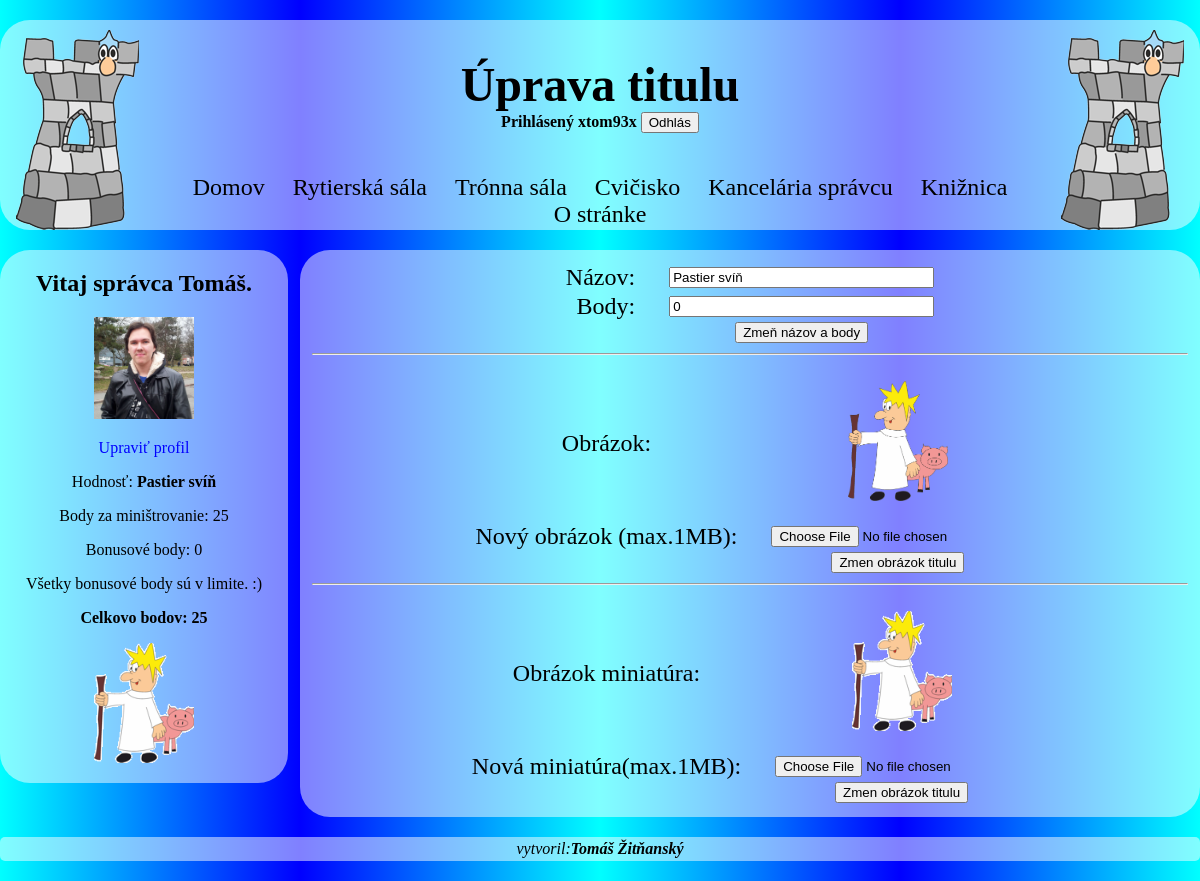
The app's page /uprav_level.php?id=3 (signed in) with its own data.
### tables this page shows
CREATE TABLE IF NOT EXISTS `levels` (
  `id_lvl` int(11) NOT NULL AUTO_INCREMENT,
  `obrazok` varchar(255) NOT NULL,
  `obrazok_mini` varchar(255) NOT NULL,
  `body` int(11) NOT NULL,
  `nazov` varchar(255) NOT NULL,
  PRIMARY KEY (`id_lvl`)
);

### uprav_level.php (the view, shortened to what this page needs)
<?php
include("_funkcie.php");
if (isset($_SESSION['user'])){
  include('osobny.php');
  if (substr($_SESSION['user']['admin'],2,1)){
    ?>
    <div class=hlavny><main>
    <?php
    if (!isset($_GET['id']) || !$level=daj_level_vsetko($_GET['id'])){
      ?>
      <h2>Titul sa nenašiel.</h2>
      </main></div>
      <?php
    }else{
    ?>
      <table>
      <form method=post>
        <tr><td class=opis_pole><label for=nazov>Názov:</label></td>
          <td><input type=text size=30 id=nazov name=nazov value='<?php if (isset($_POST['nazov'])) echo $_POST['nazov']; else echo $level['nazov'];?>' required></td></tr>
        <tr><td class=opis_pole><label for=body>Body:</label></td>
          <td><input type=text size=30 id=body name=body value='<?php if (isset($_POST['body'])) echo $_POST['body']; else echo $level['body'];?>' required></td></tr>
        <tr><td></td><td><input type=submit name=zmen_titul value="Zmeň názov a body"></td></tr>
      </form>
      </table>
      <hr>
      <table>
      <form method=post enctype="multipart/form-data">
        <tr><td><label>Obrázok:</label></td>
          <td><a href='obr/<?php echo $level['obrazok'];?>'><figure><img class='img_small' src='obr/<?php echo $level['obrazok'];?>'></figure></a></td></tr>
        <tr><td><label for=obrazok>Nový obrázok (max.1MB):</label></td>
          <td><input type="file" name="obrazok" id="obrazok" accept='image/jpg,image/jpeg,image/gif,image/png' required></td></tr>
        <tr><td></td><td><input type=submit name=zmen_obrazok value='Zmen obrázok titulu'></td></tr>
      </form>
      </table>
      <hr>
      <table>
      <form method=post enctype="multipart/form-data">
        <tr><td><label>Obrázok miniatúra:</label></td>
          <td><a href='obr/<?php echo $level['obrazok_mini'];?>'><figure><img class='img_small' src='obr/<?php echo $level['obrazok_mini'];?>'></figure></a></td></tr>
        <tr><td><label for=obrazok_mini>Nová miniatúra(max.1MB):</label></td>
          <td><input type="file" name="obrazok_mini" id="obrazok_mini" accept='image/jpg,image/jpeg,image/gif,image/png' required></td></tr>
        <tr><td></td><td><input type=submit name=zmen_obrazok_mini value='Zmen obrázok titulu'></td></tr>
      </form>
      </table>
    </main></div>
    <?php
  }
  }else include('no_entry.php');
}else {
  include('login.php');
  include('no_entry.php');
}
?>

### styly.css (style rules this page uses)
a { color:blue; text-decoration: none; }
body { background: aqua; background: -moz-linear-gradient(left, aqua 0%, blue 25%, aqua 50%, blue 75%, aqua 100%); background: -o-linear-gradient(left, aqua 0%, blue 25%, aqua 50%, blue 75%, aqua 100%); background: -webkit-linear-gradient(left, aqua 0%, blue 25%, aqua 50%, blue 75%, aqua 100%); background: -ms-linear-gradient(left, aqua 0%, blue 25%, aqua 50%, blue 75%, aqua 100%); font-family: "Times New Roman", Times, serif; margin: 20px auto; max-width:80em; }
.opis_pole { text-align: right; }
.hlavny { text-align:center; float:right; width: 73%; margin: 20px 0; padding: 1%; border-radius:30px; background: rgba(255,255,255,0.5); }
.img_small { max-width: 100px; width: 100%; margin:auto; }
label { font-size: 150%; }
table { text-align: center; margin: auto; }
td { padding: 0 1em; }

### records on screen
levels: nazov "Pastier svíň", body "0", obrazok (picture), obrazok_mini (picture)

### other values on screen
$nadpis "Úprava titulu"
$_SESSION['user']['meno'] "xtom93x"
$_SESSION['user']['krstne'] "Tomáš"
$_SESSION['user']['level']['nazov'] "Pastier svíň"
$_SESSION['user']['body_minis'] "25"
$_SESSION['user']['body_bonus'] "0"
$_SESSION['user']['body'] "25"
